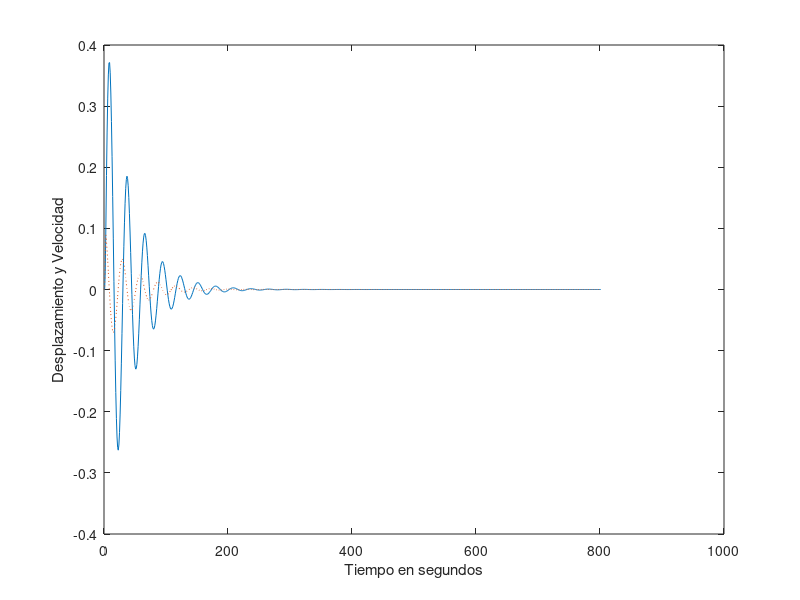

This chart was generated by the following MATLAB code:
function SiMec2()
    disp('  -"SIMULACION DE UN SISTEMA MECANICO (Resorte-Amortiguador)-"-')
    disp('---------------------------------------')
    fprintf('\n');

    %Ingreso de Datos
    disp('  -"DATOS DE LA SIMULACION"-')
    fprintf('\n');
    A = input('Ingresar fuerza del resorte (parametro A): ');
    B = input('Ingresar fuerza del amortiguador (parametro B): ');
    T(1) = 0;
    %M: Masa
    P = 1000; %% Peso del cuerpo
    M = P / 9.8;
    h = 0.1; %% Paso de la simulacion
    d = 800; %% Duracion de la simulacion

    dpos = 0; %desplazamiento maximo
    tdpos = 0; %tiempo desplazamiento maximo
    dneg = 0; %desplazamiento minimo
    tdneg = 0; %momento desplazamineto minimo
    vpos = 0; %velocidad maxima
    tvpos = 0; %tiempo velocidad maxima
    vneg = 0; %velocidad negativa
    tvneg = 0; %momento velocidad minima
    f = inline('x2', 't', 'x1', 'x2');
    g = inline('co1-co2*x2-co3*x1', 't', 'x1', 'x2', 'co1', 'co2', 'co3');

    ls = d / h;
    x1 = 0; %% desplazamiento inicial
    x2 = 0; %%  velocidad inicial
    Y(:, 1) = [x1; x2];
    wti = 0
    fid = fopen('d:\mecanico.txt', 'w');

    for t = 0:ls

        if t < 20
            co1 = 5 * 9.8 / P;
        else
            co1 = 0;
        end

        co2 = (B * 9.8 / P);
        co3 = (A * 9.8 / P);

        k11 = h * f(t, x1, x2);
        k21 = h * g(t, x1, x2, co1, co2, co3);

        k12 = h * f(t + h * .5, x1 + k11 / 2, x2 + k21 * 0.5);
        k22 = h * g(t + h * .5, x1 + k11 / 2, x2 + k21 * 0.5, co1, co2, co3);

        k13 = h * f(t + h * .5, x1 + k12 / 2, x2 + k22 * 0.5);
        k23 = h * g(t + h * .5, x1 + k12 / 2, x2 + k22 * 0.5, co1, co2, co3);

        k14 = h * f(t + h, x1 + k13, x2 + k23);
        k24 = h * g(t + h, x1 + k13, x2 + k23, co1, co2, co3);

        x1 = x1 + (k11 + 2 * k12 + 2 * k13 + k14) / 6;
        x2 = x2 + (k21 + 2 * k22 + 2 * k23 + k24) / 6;

        if mod(t, 10) == 0
            %fprintf('T %3.1f  Desp: %3.4f      Vel:%3.4f',t/10 ,x1 ,x2)
            fprintf(fid, '%f\t%f\t%f\n', t, x1, x2);
            fprintf('\n');
            wti = wti + 1;
            Y(1, wti + 1) = x1;
            Y(2, wti + 1) = x2;
            T(wti + 1) = wti;
        end

        if x1 > dpos
            dpos = x1;
            tdpos = t / 10;
        end

        %%%% Desplazamiento Negativo
        if x1 < dneg
            dneg = x1;
            tdneg = t / 10;
        end

        %%%  Velocidad Positiva
        if x2 > vpos
            vpos = x2;
            tvpos = t / 10;
        end

        %%%  Velocidad Negativa
        if x2 < vneg
            vneg = x2;
            tvneg = t / 10;
        end

    end

    fclose(fid);

    %Presentacion de los resultados
    fprintf('\n');
    fprintf('\n');
    disp(' -"RESULTADOS"- ')
    fprintf('\n');
    fprintf(' Desplazamiento maximo: %3.4f', dpos);
    disp(' metros; ')
    fprintf(' Producido a los: %3.1f', tdpos);
    disp(' segundos ')
    fprintf('\n');
    fprintf('\n');
    fprintf(' Desplazamiento minimo: %3.4f', dneg);
    disp(' metros; ')
    fprintf(' Producido a los: %3.1f', tdneg);
    disp(' segundos ')
    fprintf('\n');
    fprintf('\n');
    fprintf(' Velocidad maxima: %3.4f', vpos);
    disp(' m/s; ')
    fprintf(' Producida a los: %3.1f', tvpos);
    disp(' segundos ')
    fprintf('\n');
    fprintf('\n');
    fprintf(' Velocidad minima: %3.4f', vneg);
    disp(' m/s; ')
    fprintf(' Producida a los: %3.1f', tvneg);
    disp(' segundos ')
    %Graficacion de resultados
    plot(T, Y(1, :), '-', T, Y(2, :), ':');
    xlabel('Tiempo en segundos'); ylabel('Desplazamiento y Velocidad')
    axis('auto');
    fprintf('\n');
